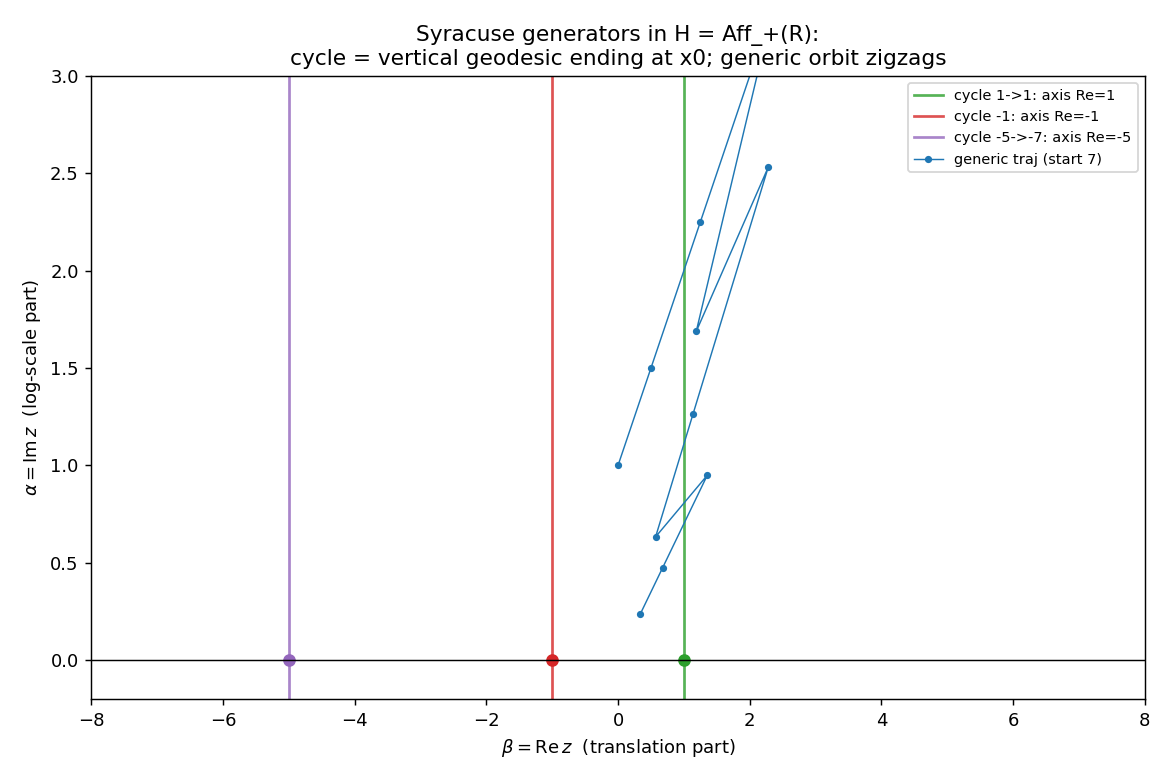

Here is the Python script that generated this plot:
"""
punctured-torus :: candidate geometric lift of the Syracuse generators.

We test the "affine group as upper half-plane" model:

    Aff_+(R) = { x |-> alpha*x + beta : alpha>0 }  ==  H = { beta + i*alpha }

Generators (the two affine maps whose composition is Syracuse):
    a : x |-> (3x+1)/2     (odd step)   -> (alpha,beta) = (3/2, 1/2)
    b : x |-> x/2          (even step)  -> (alpha,beta) = (1/2, 0)

As Mobius maps of H they are z |-> (3z+1)/2 and z |-> z/2: both REAL-affine,
hence both fix infinity in dH = R. We check:
  (1) each generator is a hyperbolic isometry (|tr|>2 after SL2 normalisation),
  (2) a periodic trajectory's cumulative map G is hyperbolic with VERTICAL axis
      Re(z)=x0 ending at the cycle value x0 in R = dH, translation length
      ell = |log(3^o/2^E)| = log(2^E/3^o),
  (3) seeded ON that axis, the period-iterates are literally points on the geodesic,
  (4) a generic (non-periodic) trajectory's cumulative points zigzag (NOT one geodesic).
"""
import math
from fractions import Fraction

# affine map x -> alpha*x + beta  stored as (alpha, beta)
A = (Fraction(3, 2), Fraction(1, 2))   # odd step  a
B = (Fraction(1, 2), Fraction(0, 1))   # even step b
ID = (Fraction(1, 1), Fraction(0, 1))


def after(g, h):
    """g after h : x -> g(h(x))."""
    ag, bg = g
    ah, bh = h
    return (ag * ah, ag * bh + bg)


def cumulative(word):
    """G_n = g_{w_n} o ... o g_{w_1}; returns [ID, G_1, ..., G_n]."""
    G = ID
    out = [G]
    for c in word:
        G = after(A if c == 'a' else B, G)
        out.append(G)
    return out


def fixed_point(G):
    a, b = G
    return b / (1 - a)        # x* = beta/(1-alpha)


def stats(word):
    o = word.count('a')
    E = len(word)            # each letter is exactly one halving
    return o, E


def sl2_trace(g):
    """trace of the SL2 normalisation of x->alpha x+beta : matrix (alpha,beta;0,1)/sqrt(alpha)."""
    alpha, beta = g
    return (float(alpha) + 1.0) / math.sqrt(float(alpha))


CYCLES = {
    "1->1     (positive, trivial)": "ab",    # 1 -a-> 2 -b-> 1
    "-1       (negative)":          "a",     # -1 -a-> -1
    "-5->-7   (negative)":          "aab",   # -5 -a-> -7 -a-> -10 -b-> -5
}

print("=" * 74)
print("Generators as hyperbolic isometries of H")
print("=" * 74)
for name, g in (("a", A), ("b", B)):
    tr = sl2_trace(g)
    ell = abs(math.log(float(g[0])))
    print(f"  {name}: z->{float(g[0])}*z+{float(g[1])}   |tr|={tr:.4f} "
          f"({'hyperbolic' if abs(tr) > 2 else 'NOT hyp'})   "
          f"axis Re={float(fixed_point(g)):+.4g}  ell={ell:.4f}")

print()
print("=" * 74)
print("Each cycle -> a hyperbolic G with vertical axis at x0, length log(2^E/3^o)")
print("=" * 74)
for name, w in CYCLES.items():
    seq = cumulative(w)
    G = seq[-1]
    o, E = stats(w)
    alpha, beta = G
    x0 = fixed_point(G)
    D = 2 ** E - 3 ** o
    S = beta * (2 ** E)                  # since G(x)= (3^o/2^E)x + S/2^E
    ell = math.log((2 ** E) / (3 ** o))
    print(f"  {name}")
    print(f"     word={w!r}  (o={o}, E={E})   period map  z -> {alpha}*z + {beta}")
    print(f"     x0 = S/D = {S}/{D} = {x0}      axis = vertical line Re={float(x0):+.4g}")
    print(f"     D = 2^{E}-3^{o} = {D}      translation length ell = log(2^{E}/3^{o}) = {ell:.5f}")
    # confirm: seeded ON the axis, period-iterates stay on the geodesic, height *= alpha
    t0 = 1.0
    pts = [(float(x0), t0 * float(alpha) ** k) for k in range(4)]
    on_axis = all(abs(p[0] - float(x0)) < 1e-12 for p in pts)
    print(f"     seeded on axis: heights {[round(p[1],4) for p in pts]}  "
          f"-> on the geodesic Re=x0 ? {on_axis}")
    print()

print("=" * 74)
print("Generic (non-periodic) trajectory: cumulative points zigzag")
print("=" * 74)
# start at 7 (positive), accelerated Syracuse, a few steps
def syr_word(x, n):
    w = ""
    for _ in range(n):
        if x % 2 == 1:
            x = (3 * x + 1) // 2
            w += 'a'
        else:
            x //= 2
            w += 'b'
    return w
w = syr_word(7, 10)
seq = cumulative(w)
print(f"  start 7, word={w!r}")
print("  cumulative points P_n=(beta_n, alpha_n) in H:")
for n, G in enumerate(seq):
    a, b = G
    print(f"    n={n:2d}  Re={float(b):+9.4f}  Im={float(a):.5f}")

# ---- optional plot ----------------------------------------------------------
try:
    import matplotlib
    matplotlib.use("Agg")
    import matplotlib.pyplot as plt
    import numpy as np

    fig, ax = plt.subplots(figsize=(9, 6))
    # vertical-axis geodesics for the three cycles
    colors = {"1->1     (positive, trivial)": "tab:green",
              "-1       (negative)": "tab:red",
              "-5->-7   (negative)": "tab:purple"}
    for name, wd in CYCLES.items():
        x0 = float(fixed_point(cumulative(wd)[-1]))
        ax.axvline(x0, color=colors[name], lw=1.5, alpha=.8,
                   label=f"cycle {name.split()[0]}: axis Re={x0:g}")
        ax.plot([x0], [0], 'o', color=colors[name])   # boundary endpoint = cycle value
    # generic trajectory cumulative points (zigzag, interior of H)
    xs = [float(b) for (a, b) in seq]
    ys = [float(a) for (a, b) in seq]
    ax.plot(xs, ys, '-o', color="tab:blue", ms=3, lw=.8, label="generic traj (start 7)")
    ax.axhline(0, color='k', lw=.8)
    ax.set_xlim(-8, 8)
    ax.set_ylim(-0.2, 3)
    ax.set_xlabel(r"$\beta=\mathrm{Re}\,z$  (translation part)")
    ax.set_ylabel(r"$\alpha=\mathrm{Im}\,z$  (log-scale part)")
    ax.set_title("Syracuse generators in H = Aff_+(R):\n"
                 "cycle = vertical geodesic ending at x0; generic orbit zigzags")
    ax.legend(fontsize=8, loc="upper right")
    fig.tight_layout()
    out = "approaches/punctured-torus/hyperbolic_model.png"
    fig.savefig(out, dpi=130)
    print(f"\n  [plot written to {out}]")
except Exception as e:
    print(f"\n  [plot skipped: {e}]")
